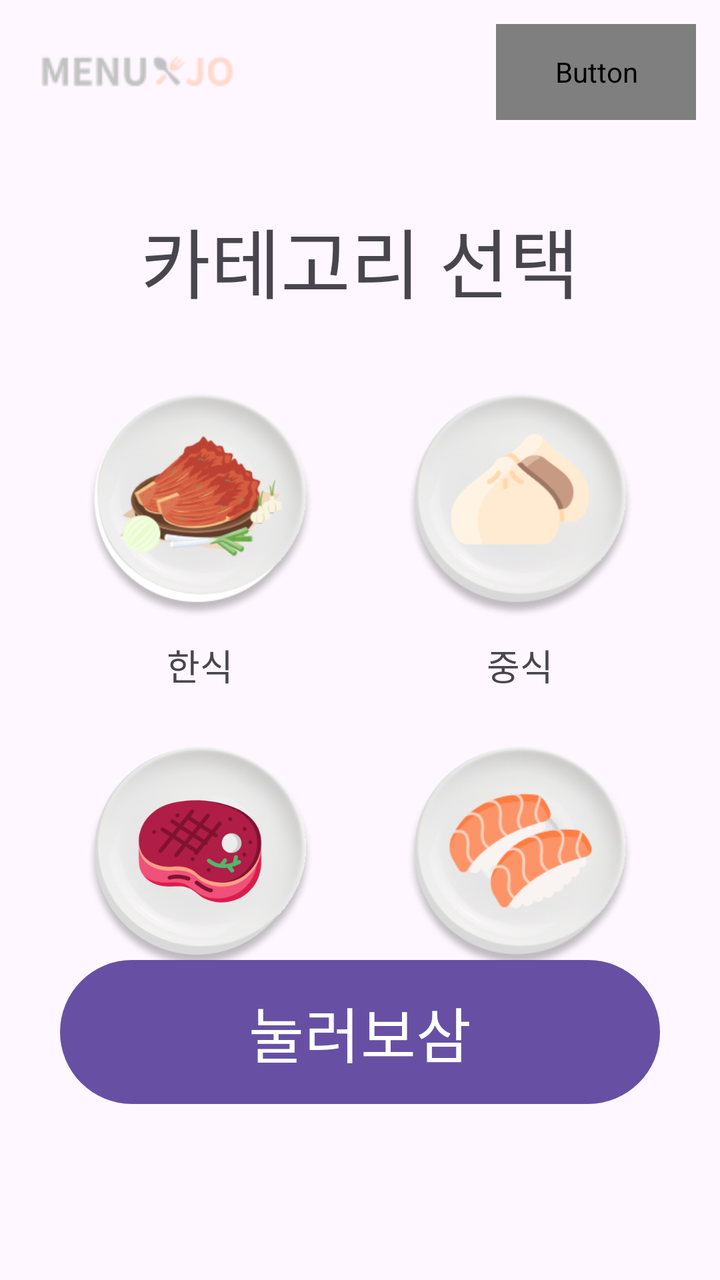
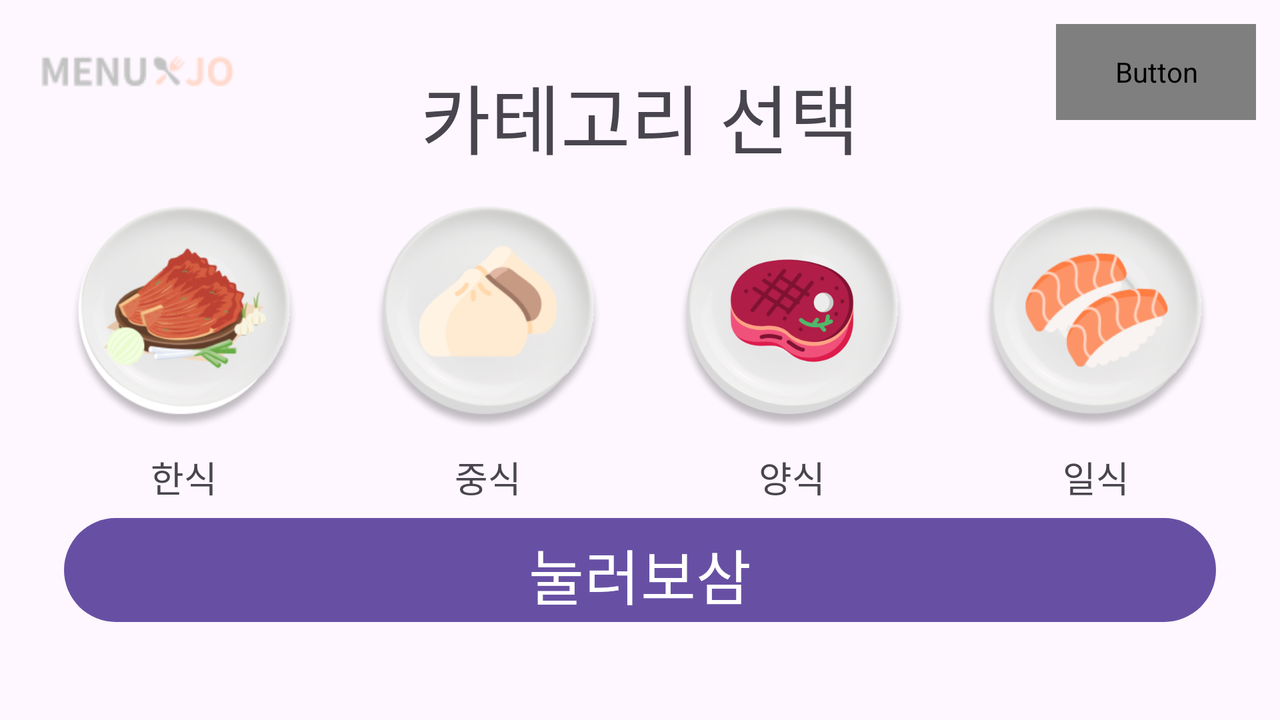

Compare how this app lays out the same screen by default and in its alternative resource folder. The renders come first, then the two layout files and the values they reference.
<!-- AndroidManifest.xml: application theme Theme.MenuJo -->
<!-- res/layout/activity_main_page.xml -->
<?xml version="1.0" encoding="utf-8"?>
<androidx.constraintlayout.widget.ConstraintLayout xmlns:android="http://schemas.android.com/apk/res/android"
    xmlns:app="http://schemas.android.com/apk/res-auto"
    xmlns:tools="http://schemas.android.com/tools"
    android:id="@+id/main"
    android:layout_width="match_parent"
    android:layout_height="match_parent"
    tools:context=".SignInActivity">

    <include
        android:id="@+id/toolbar"
        layout="@layout/toolbar" />


    <TextView
        android:id="@+id/catagory"
        style="@style/title_text"
        android:layout_width="0dp"
        android:layout_height="wrap_content"
        android:layout_marginTop="30dp"
        android:gravity="center"
        android:text="@string/main_catagory"
        app:layout_constraintEnd_toEndOf="parent"
        app:layout_constraintStart_toStartOf="parent"
        app:layout_constraintTop_toBottomOf="@+id/toolbar" />


    <ImageButton
        android:id="@+id/ib_koreanfood"
        android:layout_width="120dp"
        android:layout_height="120dp"
        android:layout_marginTop="32dp"
        android:background="@drawable/round_backgroud"
        android:clipToOutline="true"
        android:scaleType="centerCrop"
        android:src="@drawable/ic_koreanfood"
        app:layout_constraintEnd_toEndOf="parent"
        app:layout_constraintEnd_toStartOf="@+id/ib_chinesefood"
        app:layout_constraintHorizontal_bias="0.5"
        app:layout_constraintHorizontal_chainStyle="spread"
        app:layout_constraintStart_toStartOf="parent"
        app:layout_constraintTop_toBottomOf="@+id/catagory" />

    <TextView
        android:id="@+id/textView"
        style="@style/food_text_18"
        android:layout_width="wrap_content"
        android:layout_height="wrap_content"
        android:text="@string/main_koreanfood"
        app:layout_constraintEnd_toEndOf="@+id/ib_koreanfood"
        app:layout_constraintStart_toStartOf="@+id/ib_koreanfood"
        app:layout_constraintTop_toBottomOf="@+id/ib_koreanfood" />

    <ImageButton
        android:id="@+id/ib_chinesefood"
        android:layout_width="120dp"
        android:layout_height="120dp"
        android:background="@drawable/round_backgroud"
        android:clipToOutline="true"
        android:scaleType="centerCrop"
        android:src="@drawable/ic_chinesefood"
        app:layout_constraintBottom_toBottomOf="@+id/ib_koreanfood"
        app:layout_constraintEnd_toEndOf="parent"
        app:layout_constraintHorizontal_bias="0.5"
        app:layout_constraintStart_toEndOf="@+id/ib_koreanfood"
        app:layout_constraintTop_toTopOf="@+id/ib_koreanfood" />

    <TextView
        android:id="@+id/textView2"
        style="@style/food_text_18"
        android:layout_width="wrap_content"
        android:layout_height="wrap_content"
        android:text="@string/main_chinesefood"
        app:layout_constraintEnd_toEndOf="@+id/ib_chinesefood"
        app:layout_constraintStart_toStartOf="@+id/ib_chinesefood"
        app:layout_constraintTop_toBottomOf="@+id/ib_chinesefood" />

    <ImageButton
        android:id="@+id/ib_westernfood"
        android:layout_width="120dp"
        android:layout_height="120dp"
        android:layout_marginTop="20dp"
        android:background="@drawable/round_backgroud"
        android:clipToOutline="true"
        android:scaleType="centerCrop"
        android:src="@drawable/ic_westernfood"
        app:layout_constraintEnd_toEndOf="@+id/textView"
        app:layout_constraintStart_toStartOf="@+id/textView"
        app:layout_constraintTop_toBottomOf="@+id/textView" />

    <TextView
        style="@style/food_text_18"
        android:layout_width="wrap_content"
        android:layout_height="wrap_content"
        android:text="@string/main_westernfood"
        app:layout_constraintEnd_toEndOf="@+id/ib_westernfood"
        app:layout_constraintStart_toStartOf="@+id/ib_westernfood"
        app:layout_constraintTop_toBottomOf="@+id/ib_westernfood" />

    <ImageButton
        android:id="@+id/ib_japanesefood"
        android:layout_width="120dp"
        android:layout_height="120dp"
        android:layout_marginTop="20dp"
        android:background="@drawable/round_backgroud"
        android:clipToOutline="true"
        android:scaleType="centerCrop"
        android:src="@drawable/ic_japanesefood"
        app:layout_constraintEnd_toEndOf="@+id/textView2"
        app:layout_constraintStart_toStartOf="@+id/textView2"
        app:layout_constraintTop_toBottomOf="@+id/textView2" />

    <TextView
        style="@style/food_text_18"
        android:layout_width="wrap_content"
        android:layout_height="wrap_content"
        android:text="@string/main_japanesefood"
        app:layout_constraintEnd_toEndOf="@+id/ib_japanesefood"
        app:layout_constraintStart_toStartOf="@+id/ib_japanesefood"
        app:layout_constraintTop_toBottomOf="@+id/ib_japanesefood" />

    <Button
        style="@style/btn_click_text_30"
        android:id="@+id/btn_snackbar"
        android:layout_width="match_parent"
        android:layout_height="80dp"
        android:layout_marginStart="30dp"
        android:layout_marginEnd="30dp"
        android:text="@string/main_click"
        app:layout_constraintBottom_toBottomOf="parent"
        app:layout_constraintEnd_toEndOf="parent"
        app:layout_constraintHorizontal_bias="0.0"
        app:layout_constraintStart_toStartOf="parent"
        app:layout_constraintTop_toTopOf="parent"
        app:layout_constraintVertical_bias="0.85" />
</androidx.constraintlayout.widget.ConstraintLayout>
<!-- res/layout/toolbar.xml (included above) -->
<RelativeLayout xmlns:android="http://schemas.android.com/apk/res/android"
    android:layout_width="match_parent"
    android:layout_height="wrap_content"
    android:padding="12dp"
    >

    <ImageView
        android:id="@+id/iv_left_icon"
        android:paddingStart="8dp"
        android:layout_width="wrap_content"
        android:layout_height="48dp"
        android:src="@drawable/logo"/>

    <Button
        android:id="@+id/btn_login"
        android:layout_width="100dp"
        android:layout_height="48dp"
        android:text="@string/common_signin"
        android:textColor="@color/gray"
        android:backgroundTint="@color/light_pink"
        android:layout_alignParentRight="true"
        />

    <TextView
        android:visibility="gone"
        android:id="@+id/tv_user_name"
        android:layout_width="wrap_content"
        android:layout_height="wrap_content"
        android:layout_toLeftOf="@id/iv_right_icon"
        android:layout_centerVertical="true"
        android:text="@string/main_sir"
        android:paddingEnd="8dp"/>

    <ImageView
        android:visibility="visible"
        android:layout_centerVertical="true"
        android:id="@+id/iv_right_icon"
        android:paddingEnd="4dp"
        android:layout_width="wrap_content"
        android:layout_height="wrap_content"
        android:layout_alignParentRight="true"
        android:src="@drawable/account_circle"/>

</RelativeLayout>
<!-- resources referenced by this layout -->
<resources>
  <!-- drawable ic_chinesefood: png bitmap (drawable, 32860 bytes) -->
  <!-- drawable ic_japanesefood: png bitmap (drawable, 37603 bytes) -->
  <!-- drawable ic_koreanfood: png bitmap (drawable, 51495 bytes) -->
  <!-- drawable ic_westernfood: png bitmap (drawable, 107588 bytes) -->
  <!-- drawable logo: png bitmap (drawable, 2331 bytes) -->
  <string name="common_signin">로그인</string>
  <string name="main_catagory">카테고리 선택</string>
  <string name="main_chinesefood">중식</string>
  <string name="main_click">눌러보삼</string>
  <string name="main_japanesefood">일식</string>
  <string name="main_koreanfood">한식</string>
  <string name="main_sir">%s님</string>
  <string name="main_westernfood">양식</string>
  <style name="btn_click_text_30">
          <item name="android:textSize">30sp</item>
          <item name="fontFamily">@font/pretendard_bold</item>
      </style>
  <style name="food_text_18">
          <item name="android:textSize">18sp</item>
          <item name="fontFamily">@font/pretendard_regular</item>
          <item name="android:layout_marginTop">10dp</item>
      </style>
  <style name="title_text">
          <item name="android:textSize">38sp</item>
          <item name="fontFamily">@font/pretendard_bold</item>
      </style>
  <style name="Theme.MenuJo" parent="Base.Theme.MenuJo" />
  <style name="Base.Theme.MenuJo" parent="Theme.Material3.DayNight.NoActionBar">
          
          
      </style>
</resources>
<!-- res/layout-land/activity_main_page.xml (the repository's variant of the layout above) -->
<!-- drawn on the phone turned sideways -->
<?xml version="1.0" encoding="utf-8"?>
<androidx.constraintlayout.widget.ConstraintLayout xmlns:android="http://schemas.android.com/apk/res/android"
    xmlns:app="http://schemas.android.com/apk/res-auto"
    xmlns:tools="http://schemas.android.com/tools"
    android:id="@+id/main"
    android:layout_width="match_parent"
    android:layout_height="match_parent"
    tools:context=".SignInActivity">

    <include
        android:id="@+id/toolbar"
        layout="@layout/toolbar" />


    <TextView
        android:id="@+id/catagory"
        style="@style/title_text"
        android:layout_width="0dp"
        android:layout_height="wrap_content"
        android:layout_marginTop="30dp"
        android:gravity="center"
        android:text="@string/main_catagory"
        app:layout_constraintEnd_toEndOf="parent"
        app:layout_constraintStart_toStartOf="parent"
        app:layout_constraintTop_toTopOf="parent" />


    <ImageButton
        android:id="@+id/ib_koreanfood"
        android:layout_width="120dp"
        android:layout_height="120dp"
        android:layout_marginTop="10dp"
        android:background="@drawable/round_backgroud"
        android:clipToOutline="true"
        android:scaleType="centerCrop"
        android:src="@drawable/ic_koreanfood"
        app:layout_constraintEnd_toStartOf="@+id/ib_chinesefood"
        app:layout_constraintStart_toStartOf="parent"
        app:layout_constraintTop_toBottomOf="@+id/catagory" />

    <TextView
        android:id="@+id/textView"
        style="@style/food_text_18"
        android:layout_width="wrap_content"
        android:layout_height="wrap_content"
        android:text="@string/main_koreanfood"
        app:layout_constraintEnd_toEndOf="@+id/ib_koreanfood"
        app:layout_constraintStart_toStartOf="@+id/ib_koreanfood"
        app:layout_constraintTop_toBottomOf="@+id/ib_koreanfood" />

    <ImageButton
        android:id="@+id/ib_chinesefood"
        android:layout_width="120dp"
        android:layout_height="120dp"
        android:background="@drawable/round_backgroud"
        android:clipToOutline="true"
        android:scaleType="centerCrop"
        android:src="@drawable/ic_chinesefood"
        app:layout_constraintEnd_toStartOf="@+id/ib_westernfood"
        app:layout_constraintBottom_toBottomOf="@+id/ib_koreanfood"
        app:layout_constraintStart_toEndOf="@+id/ib_koreanfood"
        app:layout_constraintTop_toTopOf="@+id/ib_koreanfood" />

    <TextView
        android:id="@+id/textView2"
        style="@style/food_text_18"
        android:layout_width="wrap_content"
        android:layout_height="wrap_content"
        android:text="@string/main_chinesefood"
        app:layout_constraintEnd_toEndOf="@+id/ib_chinesefood"
        app:layout_constraintStart_toStartOf="@+id/ib_chinesefood"
        app:layout_constraintTop_toBottomOf="@+id/ib_chinesefood" />

    <ImageButton
        android:id="@+id/ib_westernfood"
        android:layout_width="120dp"
        android:layout_height="120dp"
        android:background="@drawable/round_backgroud"
        android:clipToOutline="true"
        android:scaleType="centerCrop"
        android:src="@drawable/ic_westernfood"
        app:layout_constraintEnd_toStartOf="@+id/ib_japanesefood"
        app:layout_constraintStart_toEndOf="@+id/ib_chinesefood"
        app:layout_constraintTop_toTopOf="@+id/ib_chinesefood" />

    <TextView
        android:id="@+id/textView3"
        style="@style/food_text_18"
        android:layout_width="wrap_content"
        android:layout_height="wrap_content"
        android:text="@string/main_westernfood"
        app:layout_constraintEnd_toEndOf="@+id/ib_westernfood"
        app:layout_constraintStart_toStartOf="@+id/ib_westernfood"
        app:layout_constraintTop_toBottomOf="@+id/ib_westernfood" />

    <ImageButton
        android:id="@+id/ib_japanesefood"
        android:layout_width="120dp"
        android:layout_height="120dp"
        android:background="@drawable/round_backgroud"
        android:clipToOutline="true"
        android:scaleType="centerCrop"
        android:src="@drawable/ic_japanesefood"
        app:layout_constraintEnd_toEndOf="parent"
        app:layout_constraintStart_toEndOf="@+id/ib_westernfood"
        app:layout_constraintTop_toTopOf="@+id/ib_westernfood" />

    <TextView
        style="@style/food_text_18"
        android:layout_width="wrap_content"
        android:layout_height="wrap_content"
        android:text="@string/main_japanesefood"
        app:layout_constraintEnd_toEndOf="@+id/ib_japanesefood"
        app:layout_constraintStart_toStartOf="@+id/ib_japanesefood"
        app:layout_constraintTop_toBottomOf="@+id/ib_japanesefood" />


    

    <Button
        android:id="@+id/btn_snackbar"
        style="@style/btn_click_text_30"
        android:layout_width="0dp"
        android:layout_height="60dp"
        android:text="@string/main_click"
        app:layout_constraintBottom_toBottomOf="parent"
        app:layout_constraintEnd_toEndOf="@+id/ib_japanesefood"
        app:layout_constraintHorizontal_bias="0.0"
        app:layout_constraintStart_toStartOf="@+id/ib_koreanfood"
        app:layout_constraintTop_toTopOf="parent"
        app:layout_constraintVertical_bias="0.85" />

</androidx.constraintlayout.widget.ConstraintLayout>
